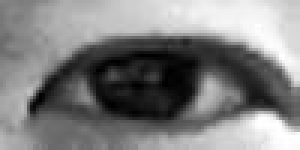
%> input picture 50times100/resizedEyes_right_35.jpg, 100 x 50 px (shown 3 times larger)
$ octave DeformableTemplateMatching.m   (GNU Octave 9; MATLAB toolbox functions it lacks are replaced by stand-ins)
%> lines starting %> are read from the running program, lines starting %| are printed output that depends on the picture; in (x1, y1, x2, y2) boxes, pixels count from 0 and x2, y2 are one past the last pixel; in counts of white or black regions, pixels touching at a corner belong together; the program's own positions count from 1
### 50times100/ComputeEnergy.m
function Energy = ComputeEnergy(Img,center,radius)
[ImgHeight,ImgWidth]=size(Img);
IntegralInCircle=0;
ValleyField=-double(Img);
for y=1:ImgHeight
    for x=1:ImgWidth
        if (double(center)-double([y;x]))'*(double(center)-double([y;x]))<=radius^2
            IntegralInCircle=IntegralInCircle+ValleyField(y,x);
        end
    end
end
Energy=double(IntegralInCircle)/(2*pi*radius^2);
end

### 50times100/DisplayTempalte.m
function OutImg = DisplayTempalte( InImg, radius, xe)
%UNTITLED Summary of this function goes here
%   Detailed explanation goes here
OutImg=InImg;
[ImgHeight,ImgWidth]=size(InImg);
for x=ceil(xe(2)-radius):floor(xe(2)+radius)
    y1=round(sqrt(double(radius)^2-(x-xe(2))^2))+xe(1);
    y2=-round(sqrt(double(radius)^2-(x-xe(2))^2))+xe(1);
    if x<=ImgWidth && x>=1
        if y1<=ImgHeight && y1>=1
            OutImg(y1,x)=255;
        end
        if y2<=ImgHeight && y2>=1
            OutImg(y2,x)=255;
        end
    end
end

end

### 50times100/DeformableTemplateMatching.m
%
% Deformable template matching to get corresponding parameters of eyes.
%
clc;
clear all;
%
% Read Images. Setup corresponding parameters
%
Img=imread('resizedEyes_right_35.jpg');
%> Img is the input picture: size 50x100 uint8; min 0, max 255, mean 127.3

%
% Initialize three fields, representation fields.
%
ValleyField=-double(Img);
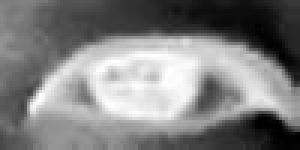
%> ValleyField: size 50x100 double (shown 3 times larger); min -255, max 0, mean -127.3; drawn with min black and max white
Maskx=[-1 0 1; -2 0 2; -1 0 1];
Masky=[1 2 1; 0 0 0; -1 -2 -1];
Gx=conv2(double(Img), double(Maskx), 'same');
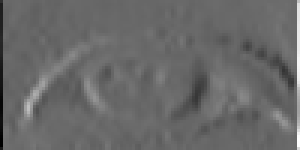
%> Gx: size 50x100 double (shown 3 times larger); min -716, max 1017, mean -2; drawn with min black and max white
Gy=conv2(double(Img), double(Masky), 'same');
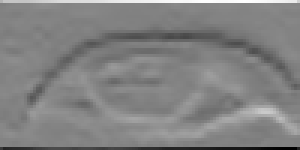
%> Gy: size 50x100 double (shown 3 times larger); min -1010, max 959, mean -2; drawn with min black and max white
EdgeField=sqrt(Gy.^2+Gx.^2);
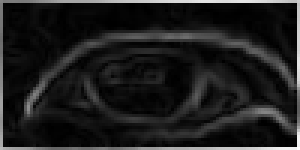
%> EdgeField: size 50x100 double (shown 3 times larger); min 0, max 1063.5, mean 124.1; drawn with min black and max white
PeakField=Img;
[ImgHeight,ImgWidth]=size(Img);
%> ImgHeight = 50; ImgWidth = 100

%
% Generate template masks. xe=[y;x]
%
xe=[ImgHeight/2;ImgWidth/2];
%> xe = [25; 50]
xc=[ImgHeight/2;ImgWidth/2];
%> xc = [25; 50]
r=ImgHeight/2;
%> r = 25

%
% Compute Integrals.
%


%
% Compute the energy function
%

Newr=r;
%> Newr = 25
NewXe=xe;
%> NewXe = [25; 50]
Energy=ComputeEnergy(Img,NewXe,Newr);
%> after the loop in ComputeEnergy, `for y=1:ImgHeight`: IntegralInCircle = -174928
%> in ComputeEnergy, `Energy=double(IntegralInCircle)/(2*pi*radius^2);`: Energy = -44.55
%> Energy = -44.55
DeltaEnergyR=ComputeEnergy(Img,NewXe,Newr+1)-Energy;
%> DeltaEnergyR = -1.33
DeltaEnergyXeX=ComputeEnergy(Img,[NewXe(1);NewXe(2)+1],Newr)-Energy;
%> DeltaEnergyXeX = -0.224
DeltaEnergyXeY=ComputeEnergy(Img,[NewXe(1)+1;NewXe(2)],Newr)-Energy;
%> DeltaEnergyXeY = 0.757
if DeltaEnergyR>0
    Newr=r+1;
elseif DeltaEnergyR<0
    Newr=r-1;
%> Newr = 24
else
    Newr=r;
end

if DeltaEnergyXeX>0
    NewXe=[NewXe(1);NewXe(2)+1];
elseif DeltaEnergyXeX<0
    NewXe=[NewXe(1);NewXe(2)-1];
%> NewXe = [25; 49]
else
    NewXe=NewXe;
end

if DeltaEnergyXeY>0
    NewXe=[NewXe(1)+1;NewXe(2)];
%> NewXe = [26; 49]
elseif DeltaEnergyXeY<0
    NewXe=[NewXe(1)-1;NewXe(2)];
else
    NewXe=NewXe;
end
figure(1);
imshow(DisplayTempalte(Img,r,xe));
%> after the loop in DisplayTempalte, `for x=ceil(xe(2)-radius):floor(xe(2)+radius)`:
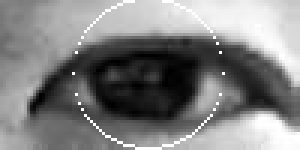
%> OutImg: size 50x100 uint8 (shown 3 times larger); 1.82% of pixels changed, all inside (x1, y1, x2, y2) = (24, 0, 75, 50)
NewEnergy=ComputeEnergy(Img,NewXe,Newr);
%> NewEnergy = -40.51
while(NewEnergy-Energy>0)
    Energy=NewEnergy;
    DeltaEnergyR=ComputeEnergy(Img,NewXe,Newr+1)-Energy;
    DeltaEnergyXeX=ComputeEnergy(Img,[NewXe(1);NewXe(2)+1],Newr)-Energy;
    DeltaEnergyXeY=ComputeEnergy(Img,[NewXe(1)+1;NewXe(2)],Newr)-Energy;
    if DeltaEnergyR>0
        Newr=Newr+1;
    elseif DeltaEnergyR<0
        Newr=Newr-1;
    else
        Newr=Newr;
    end

    if DeltaEnergyXeX>0
        NewXe=[NewXe(1);NewXe(2)+1];
    elseif DeltaEnergyXeX<0
        NewXe=[NewXe(1);NewXe(2)-1];
    else
        NewXe=NewXe;
    end

    if DeltaEnergyXeY>0
        NewXe=[NewXe(1)+1;NewXe(2)];
    elseif DeltaEnergyXeY<0
        NewXe=[NewXe(1)-1;NewXe(2)];
    else
        NewXe=NewXe;
    end
    NewEnergy=ComputeEnergy(Img,NewXe,Newr);
    disp('Energy');
    disp(NewEnergy);
    disp(Newr);
    disp(NewXe);
    imshow(DisplayTempalte(Img,Newr,NewXe));
end
%> this loop made 15 passes
%> (DeltaEnergyR, DeltaEnergyXeX, DeltaEnergyXeY, Newr, NewXe, NewEnergy) on passes 1 to 12: (-3, -0.308, 0.75, 23, [27; 48], -37.03), (-2.4, -0.376, 0.642, 22, [28; 47], -33.28), (-2.7, -0.363, 0.501, 21, [29; 46], -29.28), (-3.24, -0.119, 0.288, 20, [30; 45], -26.97), (-2.06, 0.253, -0.0736, 19, [29; 46], -23.84), (-3.05, 0.373, 0.0154, 18, [30; 47], -20.58), (-2.94, 0.251, -0.895, 17, [29; 48], -17.28), (-2.62, 0.033, -0.71, 16, [28; 49], -14.89), (-2.33, -0.213, -0.277, 15, [27; 48], -14.03), (-1.47, 0.161, 0.335, 14, [28; 49], -12.38), (-1.19, 0.158, -0.266, 13, [27; 50], -11.87), (-0.572, 0.301, 0.461, 12, [28; 51], -10.36)
%> (printed output is left out)
%> pass 1, `imshow(DisplayTempalte(Img,Newr,NewXe));`:
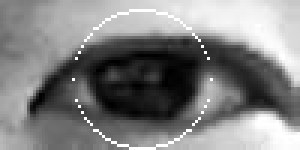
%> displayed picture: size 50x100, on the screen's scale of 0 to 255 (shown 3 times larger); min 0, max 255, mean 129.1
%> pass 2, `imshow(DisplayTempalte(Img,Newr,NewXe));`:
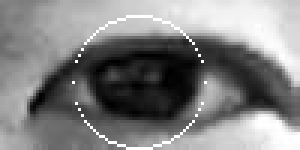
%> displayed picture: size 50x100, on the screen's scale of 0 to 255 (shown 3 times larger); min 0, max 255, mean 129.2
%
% Compute partial derivitives.
%

%
% Loop to find optimal parameters
%
